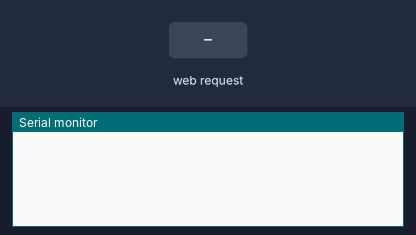
The sketch below on a simulated ESP32. Shown: the last lines printed to the serial monitor. The inputs (shaded band) are chosen by the test bench. WiFi joins after 1.5 s; servers stay silent unless stated.

Above: at 1.2 s.
1.3 s: HTTP request GET /temperature received
At 1.9 s:
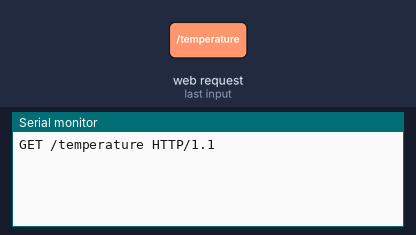
2.8 s: HTTP request GET /poweroff received
At 4.0 s:
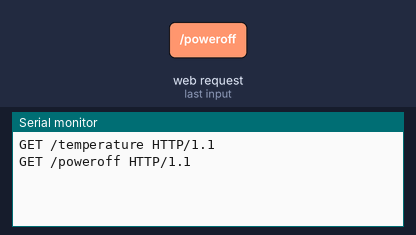
4.3 s: HTTP request GET /wateroff received
At 5.4 s:
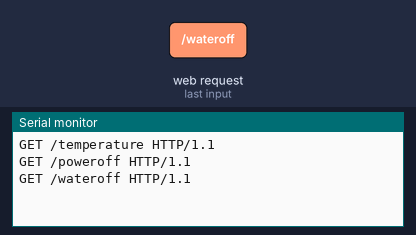

Measured:
- after the input at 1.3 s, the serial monitor: prints a new line at once (image 1)
- after the input at 2.8 s, the serial monitor: prints a new line at once (image 2)
- after the input at 4.3 s, the serial monitor: prints a new line at once (image 3)

The sketch:

ESP32-ENC.ino
```cpp
// Libraries for Ethernet ENC connection for ESP32.
#include <SPI.h>
#include <Ethernet.h>

// MAC address for the Ethernet shield
byte mac[] = {
	0x2A, 0xF3, 0xB1, 0x08, 0x55, 0x4E
};

// Local IP for the ESP32
IPAddress ip(192, 168, 3, 167);

// Ethernet server
EthernetServer server(80);

// Booleans to store if power and water are on or off. By default they are on.
bool powerOn = true;
bool waterOn = true;

// Global temperature variable
float temperature = 25;

// Setup
void setup() {

	Ethernet.init(5);
	// Begin serial monitor
	Serial.begin(921600);

	// Start web server
	Ethernet.begin(mac, ip);
	server.begin();
}

void loop() {
	// Listen for incoming clients
	EthernetClient client = server.available();

	// If a client is connected
	if (client) {

		// If client is available
		if (client.available()) {

			// Call the ClientResponse function
			ClientResponse(client);

			// Read the incoming request
			ReadRequest(client);

			// Close the connection
			delay(1);
			client.stop();
		}
	}
}


// Function to display teh webpage and send the outgoing requests to the client
void ClientResponse(EthernetClient client) {
	// Send a standard HTTP response header
	client.println("HTTP/1.1 200 OK");
	client.println("Content-Type: text/html");
	client.println("Connection: close");

	// Refresh the page every 3 seconds
	client.println("Refresh: 3");
	client.println();

	// Start the HTML
	client.println("<!DOCTYPE html>");

	// HTML header
	client.println("<html>");
	client.println("<head>");
	client.println("<title>ESP32 Web Server</title>");

	client.println("<script>");

	// Javascript function to get the value of the temperature via POST.
	client.println("function getTemperature() {");
	client.println("var temperature = document.getElementById('temperature').value;");
	client.println("var xhr = new XMLHttpRequest();");
	client.println("xhr.open('POST', '/', true);");
	client.println("xhr.setRequestHeader('Content-Type', 'application/x-www-form-urlencoded');");
	client.println("xhr.send('temperature=' + temperature);");
	client.println("}");

	// Javascript function to get the value of poweroff POST. Also refreshes the page.
	client.println("function powerOff() {");
	client.println("var xhr = new XMLHttpRequest();");
	client.println("xhr.open('POST', '/', true);");
	client.println("xhr.setRequestHeader('Content-Type', 'application/x-www-form-urlencoded');");
	client.println("xhr.send('poweroff=1');");
	client.println("}");

	// Javascript function to get the value of wateroff POST.
	client.println("function waterOff() {");
	client.println("var xhr = new XMLHttpRequest();");
	client.println("xhr.open('POST', '/', true);");
	client.println("xhr.setRequestHeader('Content-Type', 'application/x-www-form-urlencoded');");
	client.println("xhr.send('wateroff=1');");
	client.println("}");

	client.println("</script>");
	client.println("</head>");

	// HTML body
	client.println("<body>");

	// Header of the webpage
	client.println("<h1>REMS3 (ESP32)</h1>");

	// Number input for the temperature. Default is 25 and max is 30 and min is 20. This is a box input that has a range of number values. Not a slider. Calls the getTemperature function when the value is changed.
	client.println("<div style='position: relative; top: 10%'>");
	client.println("<h4>Temperature Control</h4>");
	client.println("<input type='number' id='temperature' value='25' max='30' min='20' oninput='getTemperature()'>");

	// Show current temperature
	client.println("<p>Current Temperature: " + String(temperature) + "°C</p>");
	client.println("</div>");

	// Button for power off. Calls the getPowerOff function when clicked.
	client.println("<div style='position: relative; top: 20%'>");
	client.println("<h4>Power Control</h4>");

	// If the power is on, display the power off button. If the power is off, display the power on button.
	if (powerOn) {
		client.println("<button onclick='powerOff()'>Power Off</button>");
	}
	else {
		client.println("<button onclick='powerOff()'>Power On</button>");
	}

	// If water is off say that on website
	if (!waterOn) {
		client.println("<p>Water is off</p>");
	}
	client.println("</div>");

	// Button for water off. Calls the getWaterOff function when clicked.
	client.println("<div style='position: relative; top: 30%'>");
	client.println("<h4>Water Control</h4>");

	// If the water is on, display the water off button. If the water is off, display the water on button.
	if (waterOn) {
		client.println("<button onclick='waterOff()'>Water Off</button>");
	}
	else {
		client.println("<button onclick='waterOff()'>Water On</button>");
	}

	// If power is off say that on website
	if (!powerOn) {
		client.println("<p>Power is off</p>");
	}
	client.println("</div>");

	// Close the webpage
	client.println("</body>");
	client.println("</html>");
}

// Function to handle the incoming requests from the client
void ReadRequest(EthernetClient client) {

	// Read the first line of the request
	String request = client.readStringUntil('\r');
	Serial.println(request);

	// If the request is a POST request
	if (request.indexOf("POST") != -1) {

		while (true) {

			// Read the rest of the request
			request = client.readStringUntil('\r');
			Serial.println(request);

			// If the request is for the temperature
			if (request.indexOf("temperature") != -1) {

				// Get the temperature value
				temperature = request.substring(request.indexOf("temperature=") + 12).toFloat();
				Serial.println("Temperature: " + String(temperature));
				break;
			}

			// If the request is for power off
			if (request.indexOf("poweroff") != -1) {

				// If the power is on, turn it off. If the power is off, turn it on.
				if (powerOn) {
					powerOn = false;
				}
				else {
					powerOn = true;
				}
				break;
			}

			// If the request is for water off
			if (request.indexOf("wateroff") != -1) {

				// If the water is on, turn it off. If the water is off, turn it on.
				if (waterOn) {
					waterOn = false;
				}
				else {
					waterOn = true;
				}
				break;
			}
		}
	}
}
```
